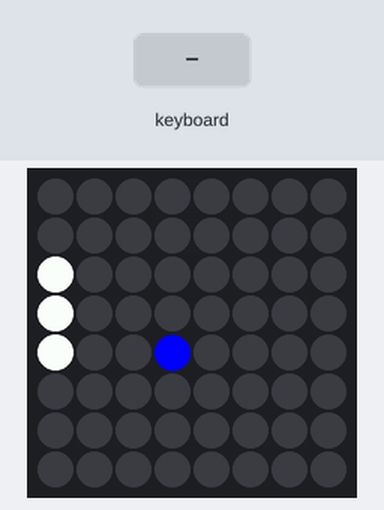
A program run on a simulated Raspberry Pi (BCM pin numbers) with a Sense HAT. On the bench: the Sense HAT's 8×8 RGB LED matrix. Inputs (shaded band) come from the test bench. The 64×8 strip is a reading aid, not a part: it shows the text the matrix is scrolling, unrolled, one strip-width of it at a time; threads take turns every 2 ms. At 8.7 s the program stops and its outputs stay as they are.

Above: at 1.2 s.
1.3 s: key up typed on the keyboard
At 2.91 s:
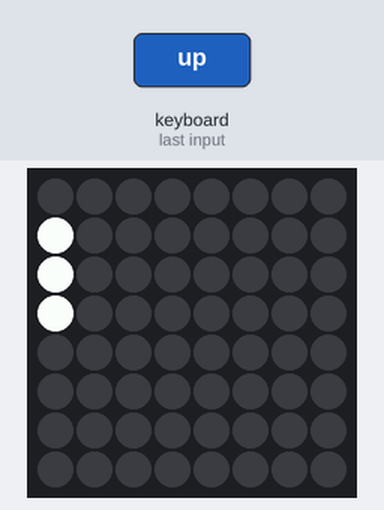
3.1 s: key down typed on the keyboard
At 3.25 s:
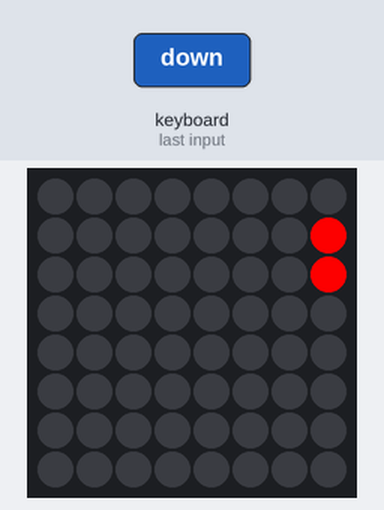
At 9.9 s:
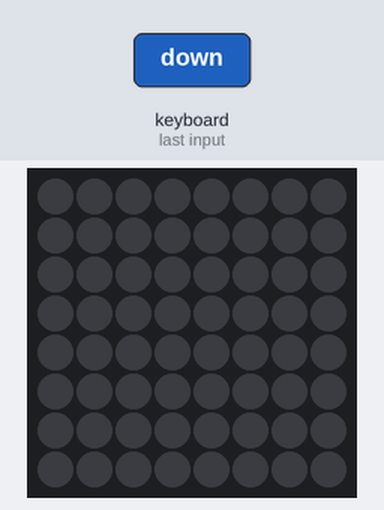

Measured:
- after the input at 1.3 s, the LEDs: change at once (image 1)
- after the input at 3.1 s, the LEDs: first change at once (image 2 shows a later state)

The program:

pong2.py
```python
from time import sleep
from sense_hat import SenseHat
import curses
import threading

sense = SenseHat()
sense.clear(0,0,0)

screen = curses.initscr()
screen.keypad(True)
curses.cbreak()
curses.noecho()

y = 3
ball_position=[6,3]
ball_speed=[-1,-1]

def drawbat():
    sense.set_pixel(0,y,255,255,255)
    sense.set_pixel(0,y+1,255,255,255)
    sense.set_pixel(0,y-1,255,255,255)

def moveball():
    global game_over
    while True:
        sleep(0.15)

        sense.set_pixel(ball_position[0],ball_position[1],0,0,0)

        ball_position[0] += ball_speed[0]
        ball_position[1] += ball_speed[1]

        if ball_position[1] == 0 or ball_position[1] == 7:
            ball_speed[1] = -ball_speed[1]
        if ball_position[0] == 7:
            ball_speed[0] = -ball_speed[0]
        if ball_position[0] == 1 and y-1 <= ball_position[1] <= y+1:
            ball_speed[0] = -ball_speed[0]
        if ball_position[0] == 0:
            break

        sense.set_pixel(ball_position[0],ball_position[1],0,0,255)

    game_over = True

game_over = False

thread = threading.Thread(target=moveball)
thread.start()

while not game_over:
    drawbat()

    key = screen.getch()
    sense.clear()
    if key == curses.KEY_UP:
        if y > 1:
            y -= 1

    if key == curses.KEY_DOWN:
        if y < 6:
            y += 1

sense.show_message("You Lose", text_colour=(255,0,0))

screen.keypad(0)
curses.nocbreak()
curses.echo()
curses.endwin()
```
